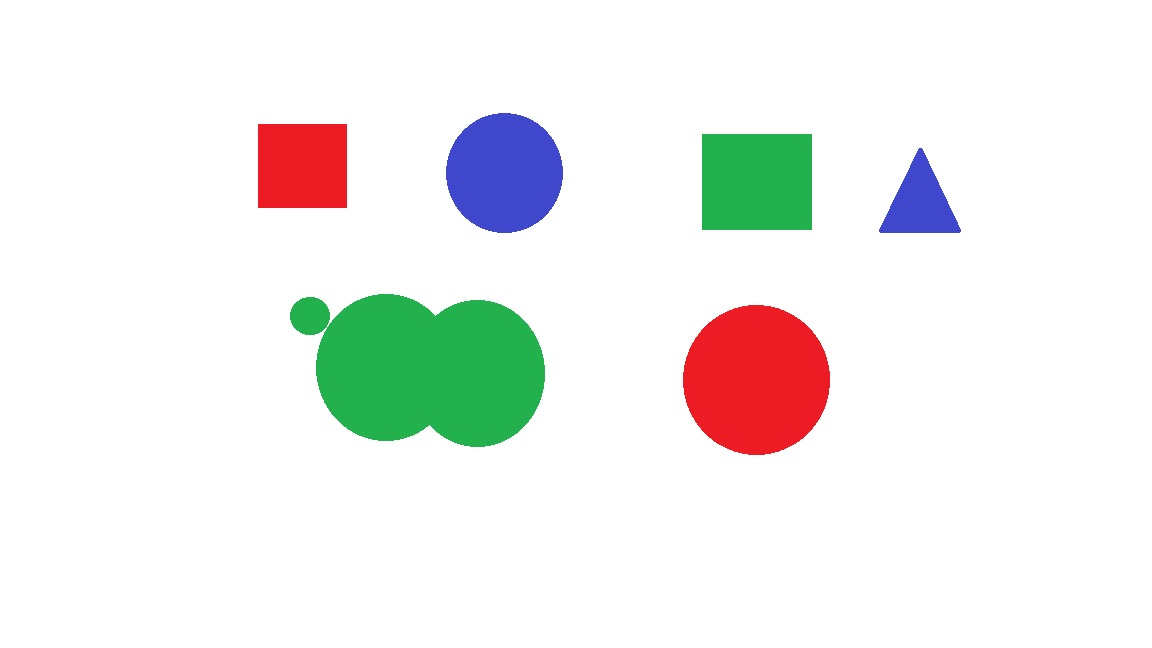
#> input picture SKT_Opencv/chap07/images/test_color.jpg, 1152 x 648 px, found by its file name
$ python detect_color_v2.py
#> lines starting #> are read from the running program, lines starting #| are printed output that depends on the picture; after the words box and inside, x2 and y2 are one past the last pixel; in counts of white or black regions, pixels touching at a corner belong together
import numpy as np, cv2

image = cv2.imread("./chap07/images/test_color.jpg")
#> image is the input picture: shape (648, 1152, 3); mean B, G, R 237.1, 239.6, 238.7
if image is None: raise Exception("영상파일 읽기 오류")

# gray 색상으로 변환
gray_image = cv2.cvtColor(image, cv2.COLOR_BGR2GRAY)
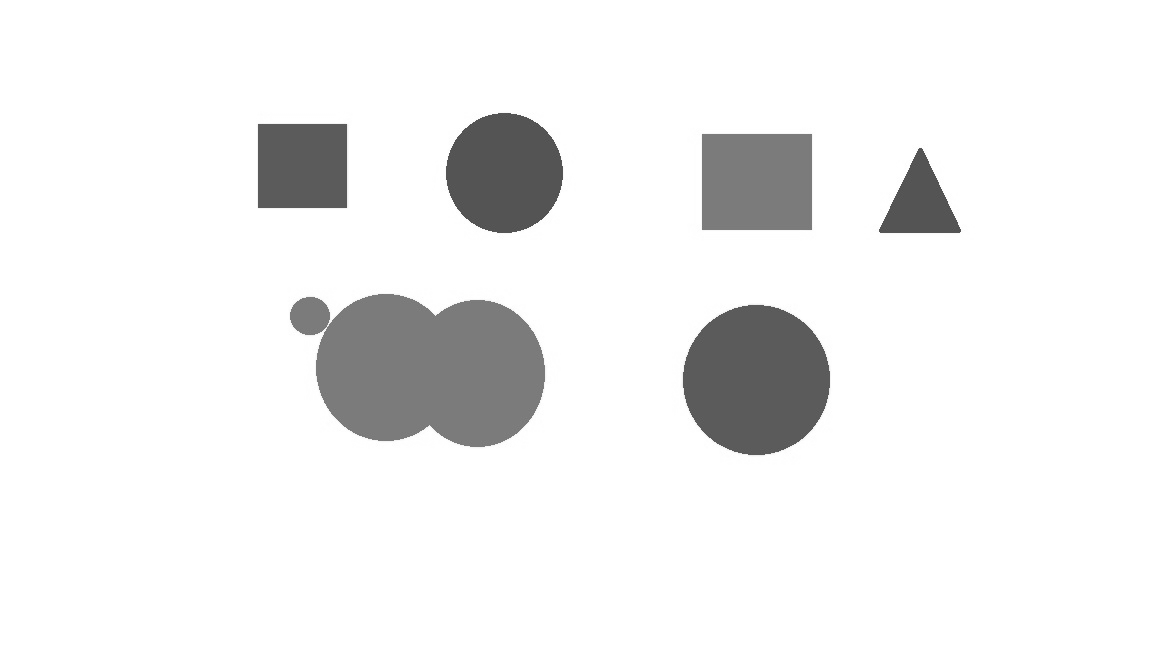
#> gray_image: shape (648, 1152); min 76, max 255, mean 239

# 잡음을 제거
blurred_image = cv2.GaussianBlur(gray_image, (5, 5), 0)

# 원 검출을 위한 파라미터 설정
# 이 값들은 이미지에 따라 조정할 필요가 있을 수 있습니다.
dp = 1         # 검출 해상도 비율 (1: 동일 해상도)
minDist = 50   # 감지된 원들의 최소 중심 간격
param1 = 50    # Canny 에지 검출기 파라미터1
param2 = 30    # 원 검출을 위한 임계값
minRadius = 10  # 검출할 원의 최소 반지름 크기
maxRadius = 100 # 검출할 원의 최대 반지름 크기

# Hough Circle Transform을 사용하여 원 검출
circles = cv2.HoughCircles(blurred_image, cv2.HOUGH_GRADIENT, dp, minDist, param1=param1, param2=param2, minRadius=minRadius, maxRadius=maxRadius)
#> circles = [[755.5, 379.5, 74.2], [503.5, 171.5, 59], [387.5, 366.5, 72.8], [472.5, 376.5, 71.2], [310.5, 315.5, 19.6]]

if circles is not None:
    # 원이 검출된 경우 좌표와 반지름을 정수로 변환
    circles = np.round(circles[0, :]).astype("int")
#> circles = [[756, 380, 74], [504, 172, 59], [388, 366, 73], [472, 376, 71], [310, 316, 20]]

    # 검출된 원 정보를 기반으로 상자 모양 검출
    for (x, y, r) in circles:
        # 원의 중심을 기준으로 상자의 좌상단과 우하단 좌표 계산
        x1 = x - r
        y1 = y - r
        x2 = x + r
        y2 = y + r

        # 원 주변에 상자를 그립니다.
        color = tuple(image[y, x])
        color_name = ['blue','green','red']
        text_x = x - r
        text_y = y - r - 3
        font = cv2.FONT_HERSHEY_SIMPLEX
        font_scale = 0.7
        thickness = 2

        max_value = max(color)  # 리스트에서 가장 큰 값(20) 찾기
        max_index = color.index(max_value)  # 가장 큰 값(20)의 인덱스(6) 찾기

        cv2.rectangle(image, (x1, y1), (x2, y2), (int(color[0]),int(color[1]),int(color[2])), 2)
        cv2.putText(image, color_name[max_index], (text_x, text_y), font, font_scale, (int(color[0]),int(color[1]),int(color[2])), thickness)
#> this loop made 5 passes
#> (x, y, r, x1, y1, x2, y2, color) on passes 1 to 5: (756, 380, 74, 682, 306, 830, 454, (36, 27, 237)), (504, 172, 59, 445, 113, 563, 231, (204, 71, 63)), (388, 366, 73, 315, 293, 461, 439, (77, 177, 35)), (472, 376, 71, 401, 305, 543, 447, (77, 177, 35)), (310, 316, 20, 290, 296, 330, 336, (77, 177, 35))
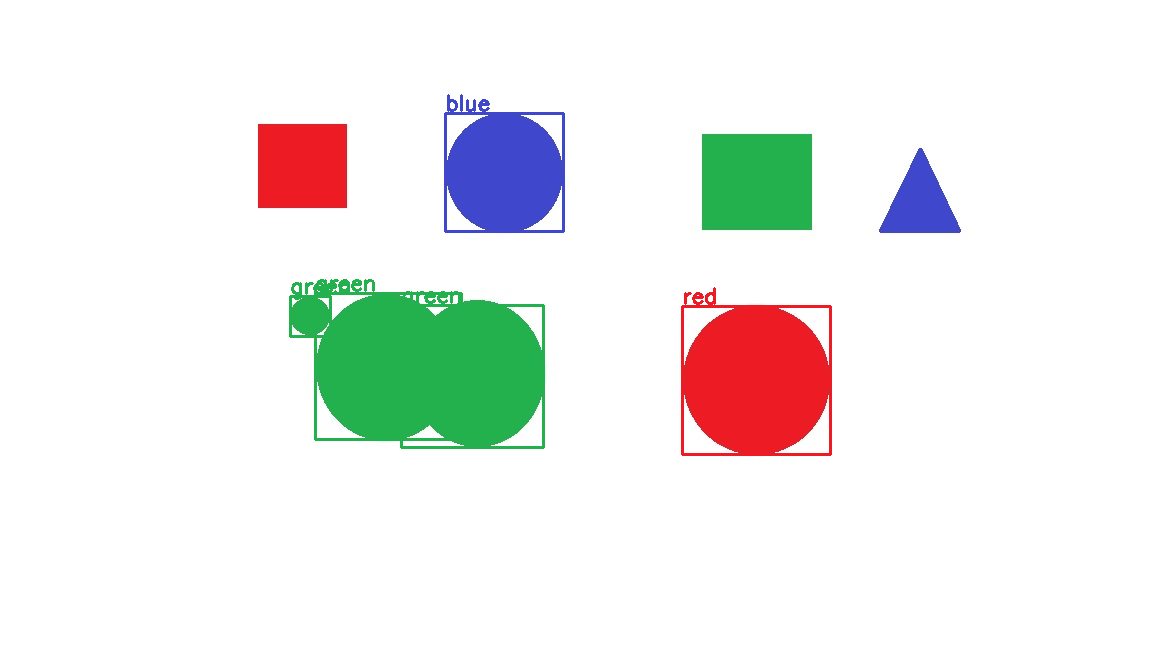
#> image: shape (648, 1152, 3); 1.04% of pixels changed, all inside (x1, y1, x2, y2) = (289, 94, 832, 456)

    # 결과 이미지 출력
    cv2.imshow("Detected Boxes", image)
    cv2.waitKey(0)
    cv2.destroyAllWindows()
else:
    print("원을 찾을 수 없습니다.")

$ run again, with SKT_Opencv/chap07/images/bsm.jpg copied over SKT_Opencv/chap07/images/test_color.jpg
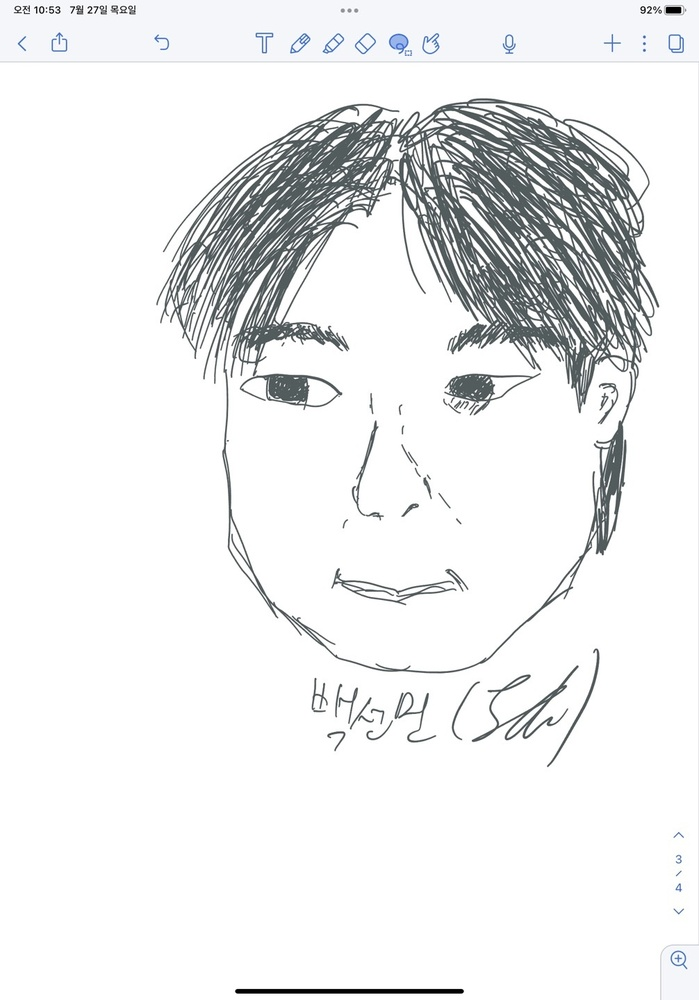
#> input picture SKT_Opencv/chap07/images/bsm.jpg, 699 x 1000 px, shrunk from 1006 x 1440 before the run, found by its file name
#> image is the input picture: shape (1000, 699, 3); mean B, G, R 238.1, 237.6, 236.7
#> `circles = cv2.HoughCircles(blurred_image, cv2.HOUGH_GRADIENT, dp, minD..`: circles = 51 rows, first 8: [517.5, 212.5, 99.4], [328.5, 231.5, 99.4], [469.5, 171.5, 70.8], [389.5, 260.5, 99.4], [314.5, 285.5, 99.4], [382.5, 210.5, 99.4], [560.5, 185.5, 69.7], [273.5, 213.5, 60.9]
#> `circles = np.round(circles[0, :]).astype("int")`: circles = 51 rows, first 8: [518, 212, 99], [328, 232, 99], [470, 172, 71], [390, 260, 99], [314, 286, 99], [382, 210, 99], [560, 186, 70], [274, 214, 61]
#> the loop `for (x, y, r) in circles:` made 51 passes
#> (x, y, r, x1, y1, x2, y2, color) on passes 1 to 8: (518, 212, 99, 419, 113, 617, 311, (146, 143, 138)), (328, 232, 99, 229, 133, 427, 331, (255, 255, 251)), (470, 172, 71, 399, 101, 541, 243, (101, 99, 91)), (390, 260, 99, 291, 161, 489, 359, (255, 255, 255)), (314, 286, 99, 215, 187, 413, 385, (255, 255, 255)), (382, 210, 99, 283, 111, 481, 309, (255, 255, 254)), (560, 186, 70, 490, 116, 630, 256, (91, 89, 79)), (274, 214, 61, 213, 153, 335, 275, (255, 254, 250))
#> after the loop `for (x, y, r) in circles:`:
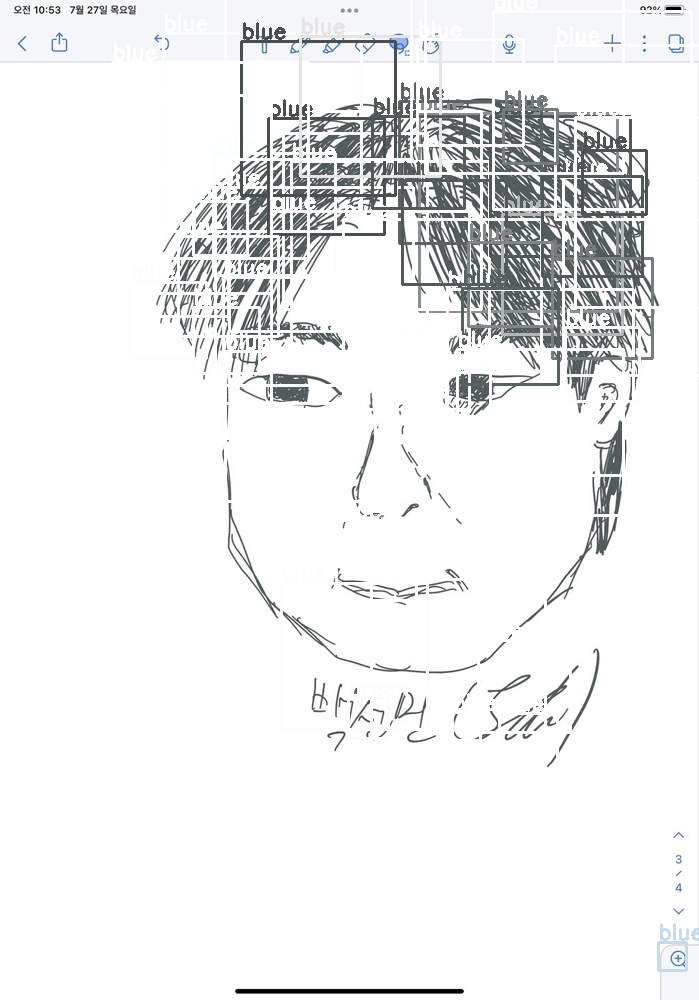
#> image: shape (1000, 699, 3); 9.52% of pixels changed, all inside (x1, y1, x2, y2) = (111, 0, 699, 972)
